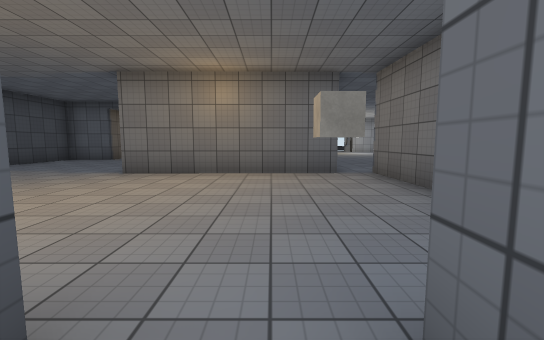
View 1 (above)

24 first-person views from a walk through a Unity game level. The camera is 1.4 m above the floor, tilts 6° down and sees 90° across. The floor is counted in squares, 2 m on a side. Each view is taken from the middle of a square. On the plan, view 1 faces up. The plan holds only what a view shows up to about 9 squares ahead; the rest is blank. The place goes on beyond the plan. The player character is not drawn. Door leaves are left out, so doorways stand open. Surface patterns are stand-ins for the level's own textures.

View 2
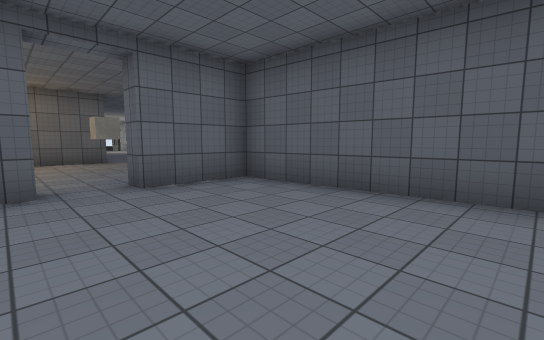

View 3
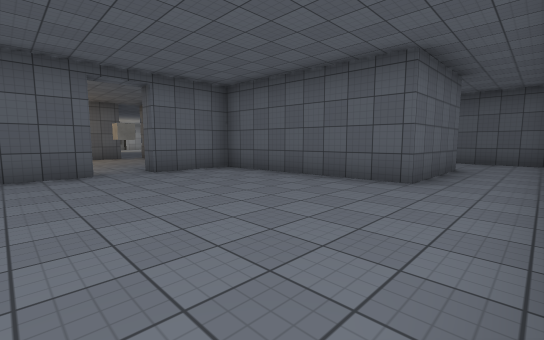

View 4
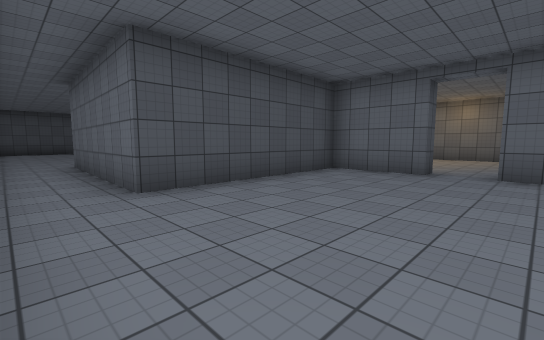

View 5
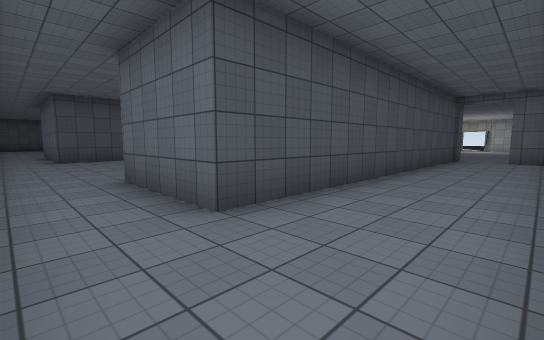

View 6
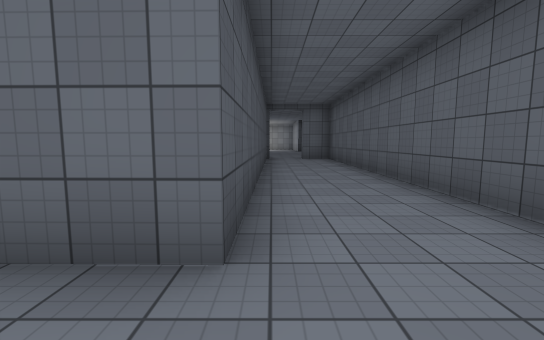

View 7
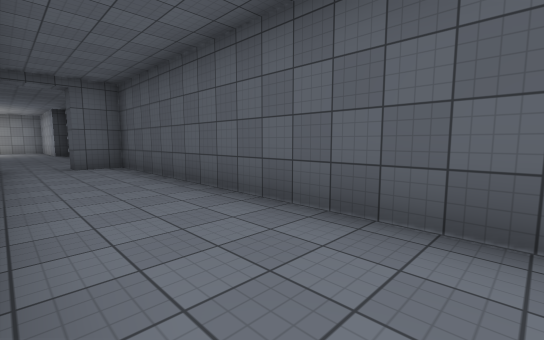

View 8
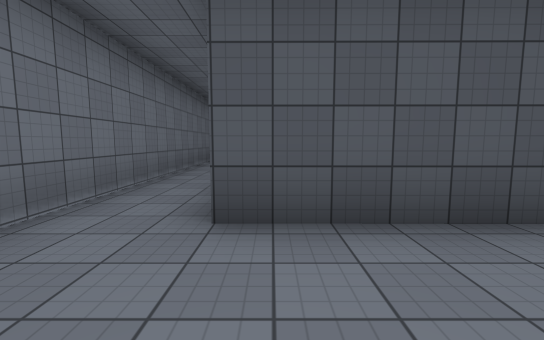

View 9
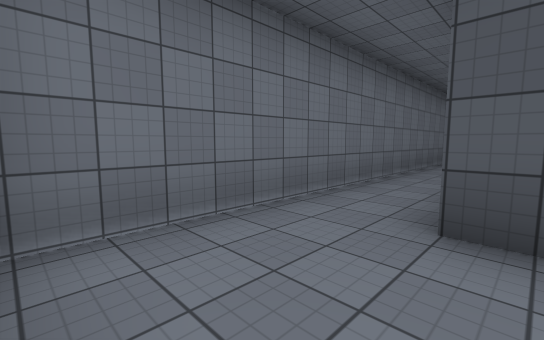

View 10
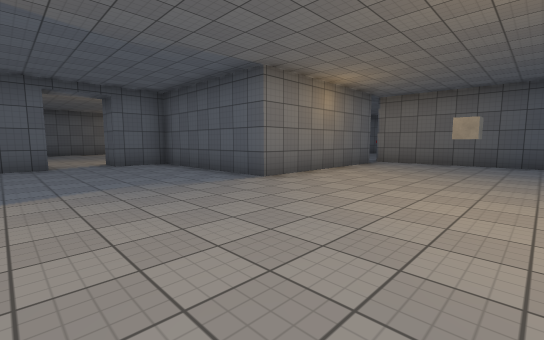

View 11
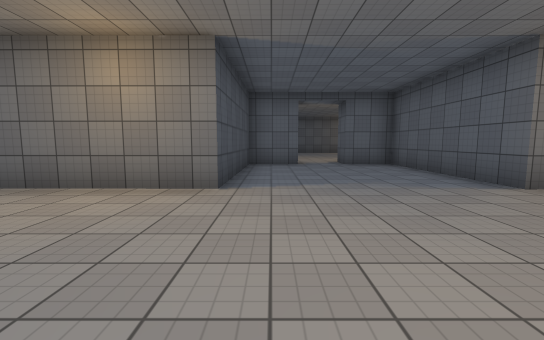

View 12
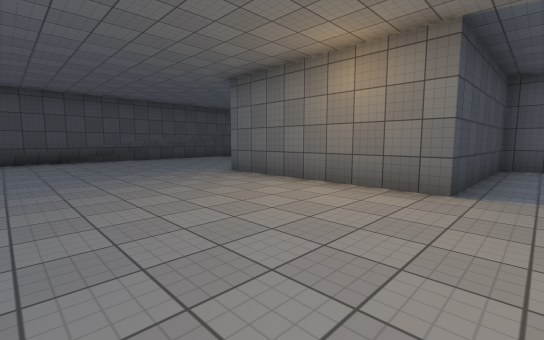

View 13
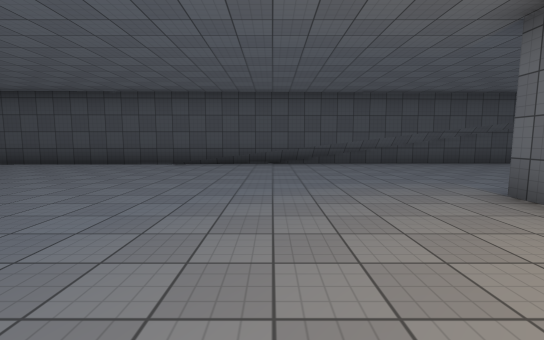

View 14
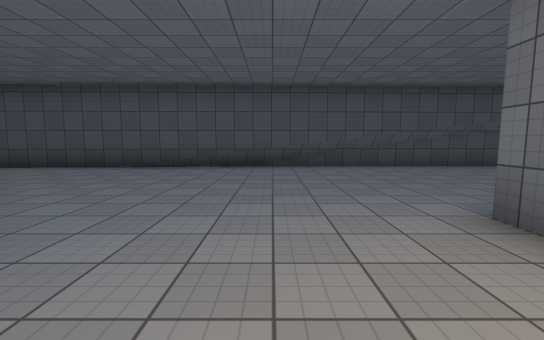

View 15
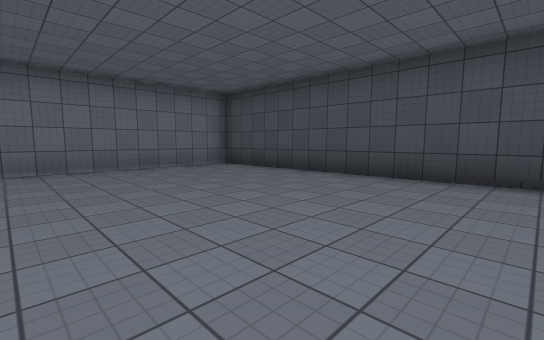

View 16
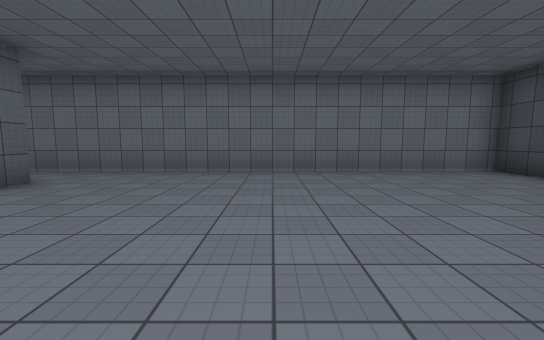

View 17
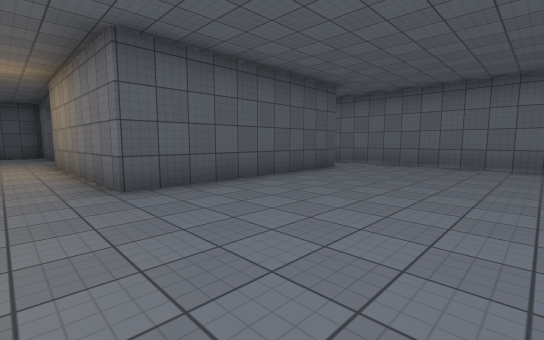

View 18
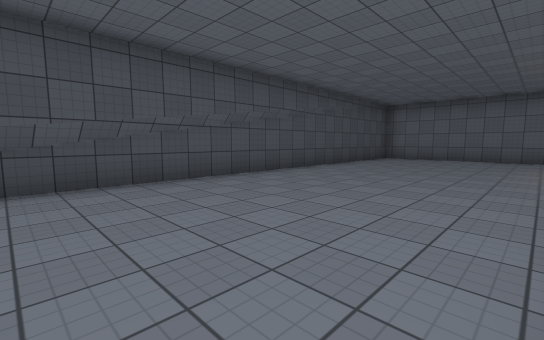

View 19
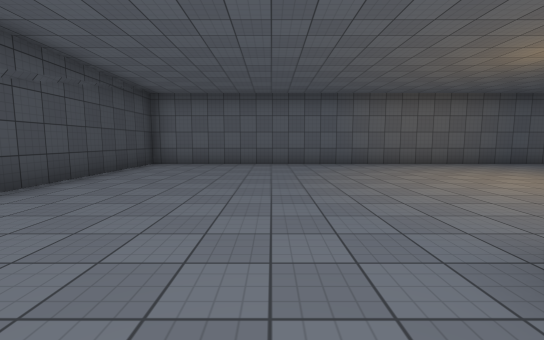

View 20
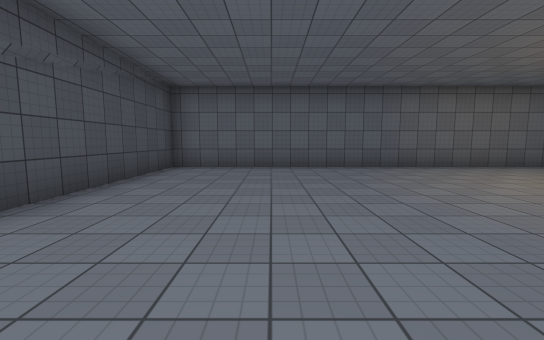

View 21
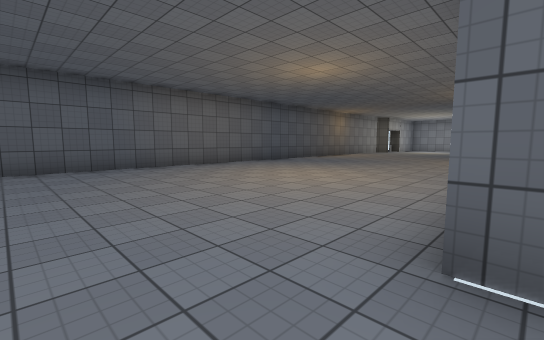

View 22
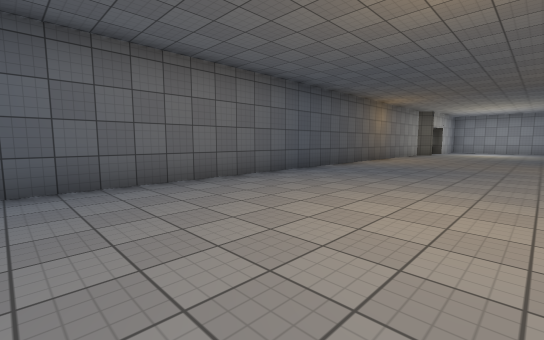

View 23
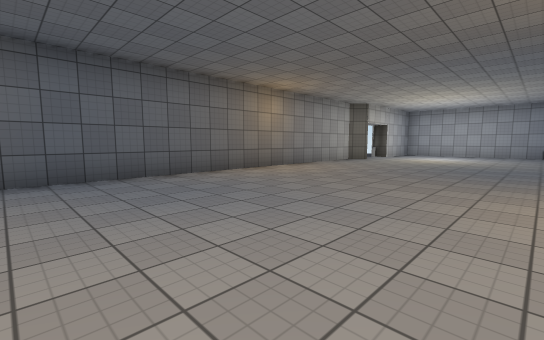

View 24
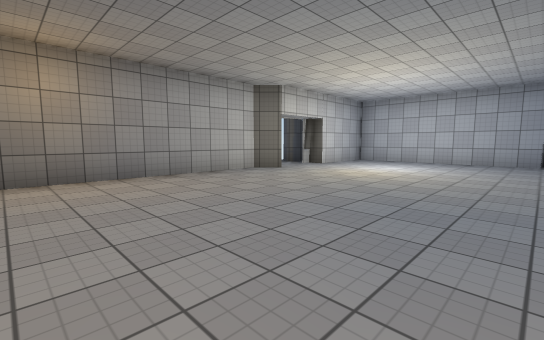

### Floor plan
Points are (right, up) in squares from view 1. A wall is a line through its corners. A room is listed if a view was taken in it or the views show most of it. See-through windows are left out.
Room 1 (views 1, 2, 3, 4, 5, 6, 7, 8, 9)
walls: (-0.7, 0.8) (-0.7, 0.2) (-2.9, 0.2) (-2.8, -4.7) (-7.9, -4.6); (-2.1, -6.3) (8.1, -6.3); (8.3, -6) (8.3, 5) (7.3, 5) (7.3, 5.6); (5.8, 4.6) (5.7, -4.5) (2.8, -4.5) (2.5, 0.2) (0.4, 0.2) (0.4, 0.8); (-9.4, -6.3) (-6.2, -6.3)
ways out: opening at (-8.5, -5.5) to room 2; opening at (0, 0) to room 2; opening at (6.5, 5.5) to room 2
Room 2 (views 10, 11, 12, 13, 14, 15, 16, 17, 18, 19, 20, 21, 22, 23, 24)
walls: (-6.1, 10.4) (-7.7, 10.4) (-7.8, 6) (-12.5, 6); (-12.4, 10.8) (-12.4, 11.5); (0.6, 5.9) (-3.3, 6) (-3.3, 10.4) (-4.7, 10.4) (-4.7, 11.4); (-17.5, 6.8) (-17.2, -6.3) (-9.4, -6.3); (-17.8, 8.9) (-17.2, 4.6); (-17.9, 6.9) (-17.3, 2.1); (2.3, 1.9) (2, 6.1); (-7.9, -4.6) (-7.9, 0.9) (-3, 1); (3.4, 17.9) (2.8, 18.5) (-17.7, 18.5) (-17.7, 3.6); (7.8, 13) (7.8, 16); (5.9, 18) (5.3, 18)
low walls: (-17.7, 3.7) (-17.5, 1.9)
ways out: opening at (-8.5, -5.5) to room 1; opening at (0, 0) to room 1; opening at (6.5, 5.5) to room 1; open door at (4.5, 18)
objects: other object (1, 3)

Where each view was taken, in squares from view 1:
view 1: 0 up, 0 right, facing up
view 2: 4 down, 1 left, facing up-right
view 3: 6 down, 2 left, facing up-right
view 4: 6 down, 1 right, facing up-left
view 5: 6 down, 8 right, facing up-left
view 6: 6 down, 6 right, facing up
view 7: 3 down, 6 right, facing up-right
view 8: 4 down, 8 right, facing left
view 9: 4 down, 8 right, facing down-left
view 10: 2 up, 7 left, facing up-right
view 11: 2 up, 7 left, facing up
view 12: 2 up, 7 left, facing up-left
view 13: 3 up, 9 left, facing left
view 14: 4 up, 10 left, facing left
view 15: 1 up, 12 left, facing down-left
view 16: 0 up, 12 left, facing down
view 17: 2 up, 12 left, facing down-right
view 18: 7 up, 13 left, facing up-left
view 19: 10 up, 14 left, facing up
view 20: 11 up, 15 left, facing up
view 21: 11 up, 14 left, facing up-right
view 22: 14 up, 12 left, facing up-right
view 23: 13 up, 7 left, facing up-right
view 24: 13 up, 2 left, facing up-right
